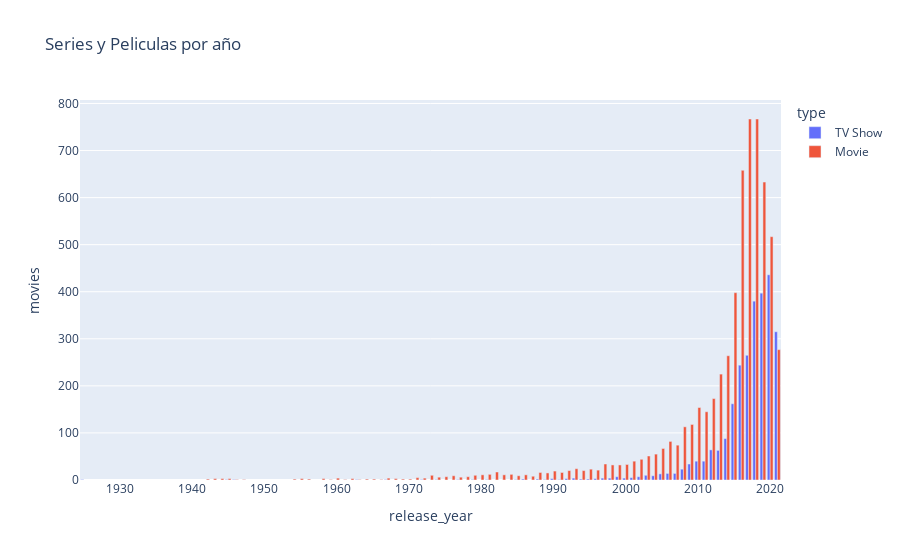

Write notebook code for a chart like this one.
### Code cell
# Forma para que no se sobrepongan las barras
fig = px.bar(df_release_type_year, x='release_year', y ='movies', title='Series y Peliculas por año', color='type', barmode='group')
fig.show()

### Figure 1 — Plotly figure (JSON) as saved in the notebook; plotly's stock layout.template omitted (floating-point values rounded to 4 significant figures)
{"data": [{"alignmentgroup": "True", "hovertemplate": "type=TV Show<br>release_year=%{x}<br>movies=%{y}<extra></extra>", "legendgroup": "TV Show", "marker": {"color": "#636efa", "pattern": {"shape": ""}}, "name": "TV Show", "offsetgroup": "TV Show", "orientation": "v", "showlegend": true, "textposition": "auto", "type": "bar", "x": [1925, 1945, 1946, 1963, 1967, 1972, 1974, 1977, 1979, 1981, 1985, 1986, 1988, 1989, 1990, 1991, 1992, 1993, 1994, 1995, 1996, 1997, 1998, 1999, 2000, 2001, 2002, 2003, 2004, 2005, 2006, 2007, 2008, 2009, 2010, 2011, 2012, 2013, 2014, 2015, 2016, 2017, 2018, 2019, 2020, 2021], "xaxis": "x", "y": [1, 1, 1, 1, 1, 1, 1, 1, 1, 1, 1, 2, 2, 1, 3, 1, 3, 4, 2, 2, 3, 4, 4, 7, 4, 5, 7, 10, 9, 13, 14, 14, 23, 34, 40, 40, 64, 63, 88, 162, 244, 265, 380, 397, 436, 315], "yaxis": "y"}, {"alignmentgroup": "True", "hovertemplate": "type=Movie<br>release_year=%{x}<br>movies=%{y}<extra></extra>", "legendgroup": "Movie", "marker": {"color": "#EF553B", "pattern": {"shape": ""}}, "name": "Movie", "offsetgroup": "Movie", "orientation": "v", "showlegend": true, "textposition": "auto", "type": "bar", "x": [1942, 1943, 1944, 1945, 1946, 1947, 1954, 1955, 1956, 1958, 1959, 1960, 1961, 1962, 1963, 1964, 1965, 1966, 1967, 1968, 1969, 1970, 1971, 1972, 1973, 1974, 1975, 1976, 1977, 1978, 1979, 1980, 1981, 1982, 1983, 1984, 1985, 1986, 1987, 1988, 1989, 1990, 1991, 1992, 1993, 1994, 1995, 1996, 1997, 1998, 1999, 2000, 2001, 2002, 2003, 2004, 2005, 2006, 2007, 2008, 2009, 2010, 2011, 2012, 2013, 2014, 2015, 2016, 2017, 2018, 2019, 2020, 2021], "xaxis": "x", "y": [2, 3, 3, 3, 1, 1, 2, 3, 2, 3, 1, 4, 1, 3, 1, 2, 2, 1, 4, 3, 2, 2, 5, 4, 10, 6, 7, 9, 6, 7, 10, 11, 12, 17, 11, 12, 9, 11, 8, 16, 15, 19, 16, 20, 24, 20, 23, 21, 34, 32, 32, 33, 40, 44, 51, 55, 67, 82, 74, 113, 118, 154, 145, 173, 225, 264, 398, 658, 767, 767, 633, 517, 277], "yaxis": "y"}], "layout": {"barmode": "group", "legend": {"title": {"text": "type"}, "tracegroupgap": 0}, "title": {"text": "Series y Peliculas por año"}, "xaxis": {"anchor": "y", "domain": [0, 1], "title": {"text": "release_year"}}, "yaxis": {"anchor": "x", "domain": [0, 1], "title": {"text": "movies"}}}}
